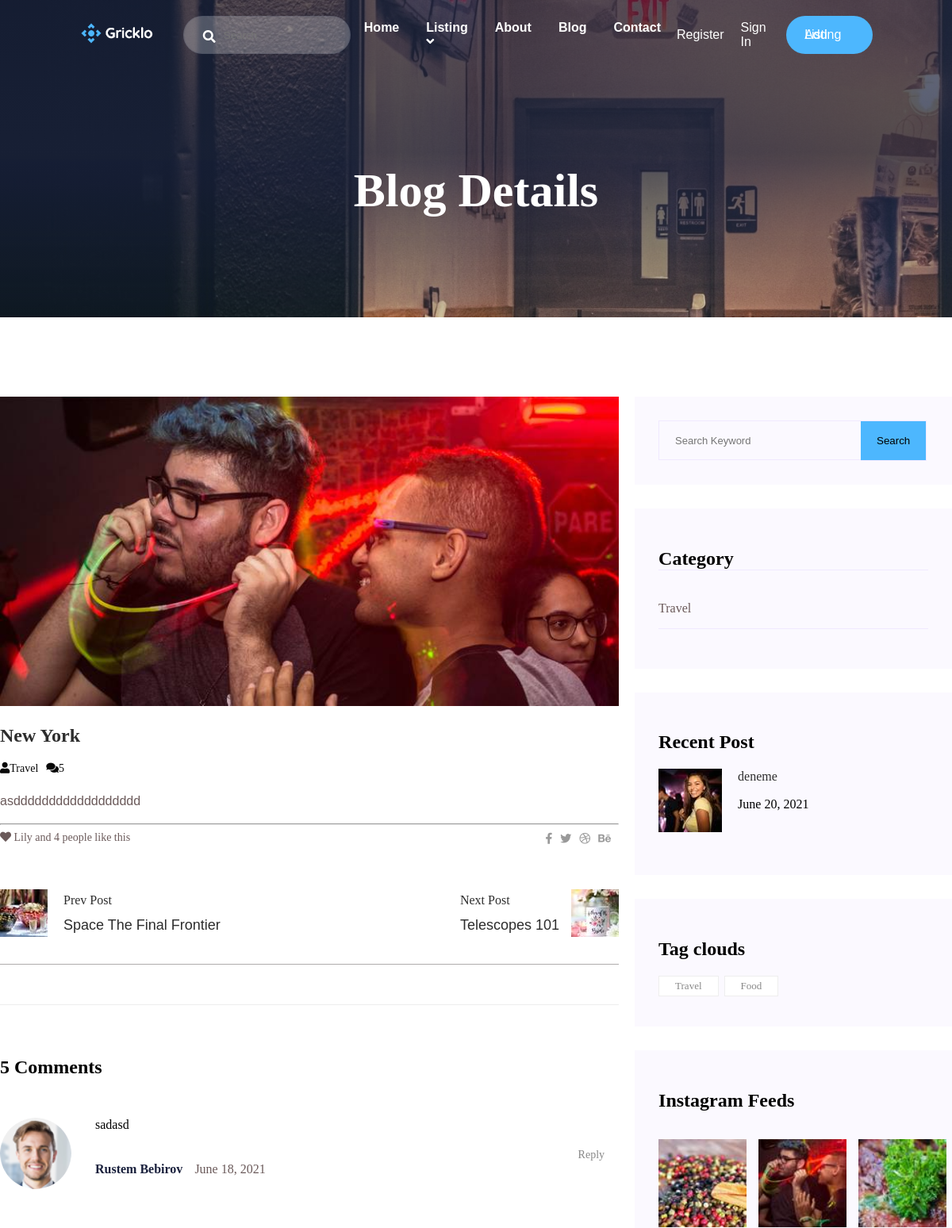
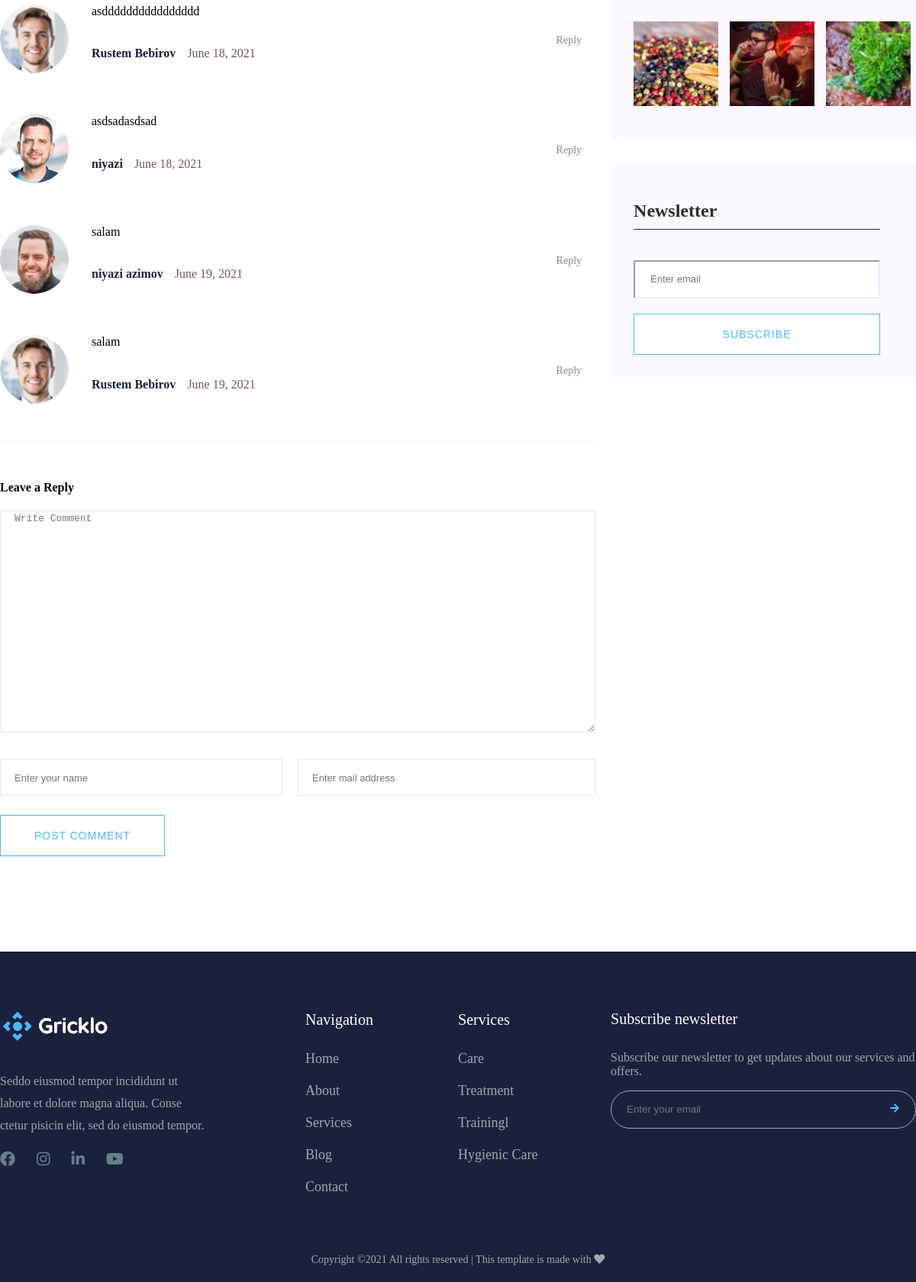
Page /blogdetails/1 on the committed database (2 pictures, top to bottom).
### gricklo/models.py (models this page shows, shortened)
class Blog(db.Model):
    __tablename__ = "blog"
    id = db.Column(db.Integer, primary_key=True)
    title = db.Column(db.String(50),nullable=False)
    short_description = db.Column(db.String(50),nullable=False)
    description = db.Column(db.Text, nullable=False)
    blog_posted = db.Column(db.DateTime, default=datetime.utcnow)
    image = db.Column(db.String(20), default = "default.png")
    category = db.Column(db.Integer, db.ForeignKey('blogcategory.id'), nullable=False)
    tag = db.relationship('Tag', secondary='blogs_tags', backref=db.backref('blogs', lazy='dynamic'))
    comment = db.relationship('Comment',backref='users',lazy=True, cascade="all,delete")

class Comment(db.Model, UserMixin):
    __tablename__ = "comment"
    id = db.Column(db.Integer, primary_key=True)
    author = db.Column(db.Integer,db.ForeignKey("user.id"),nullable=False)
    email = db.Column(db.String(50),nullable=False)
    comment = db.Column(db.Text,nullable=False)
    comment_posted=db.Column(db.DateTime,default=datetime.utcnow)
    blogs = db.Column(db.Integer,db.ForeignKey("blog.id"),nullable=False)
    reply = db.relationship('Comment_reply',backref='comment_reply',lazy=True, cascade="all,delete")
    author_image=db.Column(db.String(20), default = "author.png")

class BlogCategory(db.Model):
    __tablename__ = "blogcategory"
    id = db.Column(db.Integer, primary_key = True)
    title = db.Column(db.String(50),nullable = False)
    blog =db.relationship('Blog', backref='categories',lazy=True)

class UserPost(db.Model, UserMixin):
    __tablename__ = "userpost"
    id = db.Column(db.Integer, primary_key=True)
    title = db.Column(db.String(50),nullable=False)
    short_description = db.Column(db.String(50),nullable=False)
    blog_posted = db.Column(db.DateTime, default=datetime.utcnow)
    content = db.Column(db.String(50),nullable=False)
    image = db.Column(db.String(20), default = "post.png")
    user =db.Column(db.Integer, db.ForeignKey("user.id"),nullable=False)

class Tag(db.Model):
    __tablename__ = "tag"
    id = db.Column(db.Integer, primary_key=True)
    title = db.Column(db.String(20),nullable=False)

### gricklo/controlers.py (the view, shortened to what this page needs)
@app.route("/blogdetails/<int:id>", methods=["GET","POST"])
def blogdetails(id):
    tags= Tag.query.all()
    categories=BlogCategory.query.all()
    posts = UserPost.query.all()
    blog=Blog.query.get_or_404(id)
    comments = Comment.query.filter_by(blogs=id)
    comment_count = Comment.query.filter(Comment.blogs == blog.id).count()
    return render_template("blogdetails.html" , blog= blog, categories=categories, posts=posts,comments = comments,comment_count=comment_count, tags=tags )

### gricklo/controlers.py (called while the page is built)
@app.template_filter("datetimeformat")
def datetimeformat(value, format='%B'):
    return value.strftime(format)

### gricklo/templates/blogdetails.html (shortened to what this page needs)
<!DOCTYPE html>
<html lang="en">
<head>
    <link rel="stylesheet" href="{{ url_for('static', filename='css/blogdetails.css') }}">
</head>
<body>
    {% extends "layout.html"%}
    {% block content%}
    <main>
        <div class="bg-blog d-flex align-items-center justify-content hero-overly">
            <div class="blog-text ">
                <h2>Blog Details</h2>
            </div>
        </div>
        <section class="blog-area section-padding">
            <div class="container">
                <div class="row">
                    <div class="col-8">
                        <div class="blog-left-sidebar">
                            <div class="blog-item">
                                <div class="blog-item-img ">
                                    <img src="/static/uploads/{{blog.image}}" alt="">
                                </div>
                                <div class="blog-details">
                                    <a href="">
                                        <h2 class="blog-head" style="color: #2d2d2d;">{{blog.title}}</h2>
                                    </a>
                                    <ul class="blog-info-link">
                                        <li><a href="#"><i class="fa fa-user"></i>{{blog.category}}</a></li>
                                        <li><a href="#"><i class="fa fa-comments"></i>{{comment_count}}</a></li>
                                    </ul>
                                    <p class="comment-text">{{blog.description}}</p>
                                    <hr>
                                </div>
                            </div>
                            <div class="blog-info">
                                <p>
                                    <span><i class="fa fa-heart"></i></span>
                                    <span>Lily and 4 people like this
                                    </span>
                                </p>
                                <ul class="social-icons">
                                    <li><a href=""><i class="fab fa-facebook-f"></i></a></li>
                                    <li>
                                        <a href=""><i class="fab fa-twitter"></i></a>
                                    </li>
                                    <li>
                                        <a href=""><i class="fab fa-dribbble"></i></a>
                                    </li>
                                    <li>
                                        <a href=""><i class="fab fa-behance"></i></a>
                                    </li>
                                </ul>
                            </div>
                            <div class="navigation-area">
                                <div class="row">
                                    <div class="col-6 d-flex">
                                        <div class="prev-post">
                                            <a href="">
                                                <img src="/static/img/preview.jpg" alt="preview">
                                            </a>
                                        </div>
                                        <div class="prev-post-text">
                                            <span>Prev Post</span>
                                            <a href="">Space The Final Frontier</a>
                                        </div>
                                    </div>
                                    <div class="col-6 d-flex row-reverse">
                                        <div class="prev-post">
                                            <a href="">
                                                <img src="/static/img/next.jpg" alt="preview">
                                            </a>
                                        </div>
                                        <div class="prev-post-text mr-15">
                                            <span>Next Post</span>
                                            <a href="">Telescopes 101</a>
                                        </div>
                                    </div>
                                </div>
                            </div>
                            <div class="comment-area">
                                <h2>{{comment_count}} Comments</h2>
                                {% for comment in comments%}
                                <div class="media mt-50">
                                    <img src="/static/uploads/{{comment.author_image}}" alt="">
                                </div>
                                <p>{{comment.comment}}</p>
                                <div class="media-body">
                                    <div class="author-info">
                                        <h4 class="mr-15"><a href="">{{comment.author}}
                                    </a></h4>
                                        <span>{{comment.comment_posted|datetimeformat("%B %d, %Y ")}}
                                    </span>
                                    </div>
                                    <div class="reply-btn">
                                        <span><a href="">Reply</a></span>
                                    </div>
                                </div>
                                {% endfor %}
                            </div>
                            <div class="reply-form mt-50">
                                <h4>Leave a Reply</h4>
                                <form action="" class="form-contact" method="POST">
                                    <div class="col-12">
                                        <div class="form-group mb-35">
                                            <textarea class="form-control w-100"  id="message" cols="30" rows="19" placeholder="Write Comment" name="comment"></textarea>
                                        </div>
                                    </div>
                                    <div class="row mb-15">
                                        {% if current_user.is_authenticated %}
                                        {% else %}
                                        <div class="col-6">
                                            <div class="form-group mr-20">
                                                <input type="text" placeholder="Enter your name" class="form-control" name="author">
                                            </div>
                                        </div>
                                        <div class="col-6">
                                            <div class="form-group">
                                                <input type="email" placeholder="Enter mail address" class="form-control" name="email">
                                            </div>
                                        </div>
                                        {% endif %}
                                    </div>
                                    <div class="form-group mt-25 mb-35">
                                        <button type="submit" class="boxed-btn">POST COMMENT</button>
                                    </div>
                                </form>
                            </div>
                        </div>
                    </div>
                    <div class="col-4 ml-20">
                        <div class="blog-right-sidebar">
                            <div class="search-widget">
                                <form action="#">
                                    <div class="input-group d-flex">
                                        <input type="text" class="form-control" placeholder="Search Keyword">
                                        <div class="input-btn">
                                            <button class="boxed-btn2 d-flex" type="button">Search</button>
                                        </div>
                                    </div>
                                </form>
                            </div>
                            <div class="side-category">
                                <h2 class="mb-35">Category</h2>
                                <ul>
                                    {% for category in categories %}
                                    <li><a href="">{{category.title}}</a></li>
                                    {% endfor %}
                                </ul>
                            </div>
                            <div class="side-post">
                                <h2>Recent Post</h2>
                                {% for post in posts %}
                                <div class="side-post-body">
                                    <div class="side-post-img">
                                        <img src="/static/uploads/{{post.image}}" alt="post_1">
                                    </div>
                                    <div class="side-post-text">
                                        <a href="{{url_for('blog')}}">{{post.title}}</a>
                                        <p>{{post.blog_posted|datetimeformat("%B %d, %Y ")}}</p>
                                    </div>
                                </div>
                                {% endfor %}
                            </div>
                            <div class="tag-clouds">
                                <h2>Tag clouds</h2>
                                <div class="tag-clouds-body">
                                    <ul>
                                        {% for tag in tags%}
                                        <li><a href="" class="tag-clouds-link ">{{tag.title}}</a> </li>
                                        {% endfor %}
                                    </ul>
                                </div>
                            </div>
                            <div class="instagram-feeds ">
                                <h2>Instagram Feeds</h2>
                                <div class="instagram-feeds-img d-flex">
                                    <div class="instagram-img">
                                        <img src="/static/img/post_5.jpg" alt="">
                                    </div>
                                    <div class="instagram-img">
                                        <img src="/static/img/post_6.jpg" alt="">
                                    </div>
                                    <div class="instagram-img">
                                        <img src="/static/img/post_7.jpg" alt="">
                                    </div>
                                </div>
                                <div class="instagram-feeds-img d-flex">
                                    <div class="instagram-img">
                                        <img src="/static/img/post_5.jpg" alt="">
                                    </div>
                                    <div class="instagram-img">
                                        <img src="/static/img/post_6.jpg" alt="">
                                    </div>
                                    <div class="instagram-img">
                                        <img src="/static/img/post_7.jpg" alt="">
                                    </div>
                                </div>
                            </div>
                            <div class="News-subscribe">
                                <h2>Newsletter</h2>
                                <div class="News-subscribe-input">
                                    <form action="">
                                        <input type="email" placeholder="Enter email">
                                        <button type="submit">Subscribe</button>
                                    </form>
                                </div>
                            </div>
                        </div>
                    </div>
                </div>
            </div>
            </div>
    {% endblock%}

### gricklo/static/css/style.css (style rules this page uses)
* { box-sizing: border-box; }
body { margin: 0; padding: 0; }
a { text-decoration: none; }
ul { list-style: none; margin: 0; padding: 0; }
img { width: 100%; height: 100%; }
.hero-overly { position: relative; z-index: 0; }
.hero-overly::before { position: absolute; content: ""; width: 100%; height: 100%; left: 0; top: 0; bottom: 0; right: 0; z-index: -1; background-repeat: no-repeat; background: linear-gradient(to bottom, rgba(26, 32, 61, 0.65) 0%, rgba(27, 34, 60, 0.75) 48%, rgba(27, 34, 60, 0.73) 50%, rgba(25, 32, 61, 0.72) 51%, rgba(26, 32, 62, 0.63) 59%, rgba(25, 32, 61, 0.57) 64%, rgba(26, 32, 62, 0.48) 72%, rgba(27, 34, 60, 0.46) 74%, rgba(25, 32, 62, 0.45) 75%, rgba(27, 34, 61, 0.43) 77%, rgba(25, 32, 60, 0.42) 78%, rgba(28, 34, 61, 0.35) 84%, rgba(25, 31, 60, 0.34) 85%, rgba(24, 31, 59, 0.3) 88%, rgba(26, 33, 59, 0.29) 89%, rgba(27, 35, 62, 0.28) 90%, rgba(27, 31, 59, 0.27) 91%, rgba(26, 34, 59, 0.26) 92%, rgba(27, 31, 63, 0.25) 93%, rgba(28, 32, 60, 0.24) 94%, rgba(25, 34, 59, 0.23) 95%, rgba(25, 31, 61, 0.21) 96%, rgba(27, 32, 58, 0.2) 97%, rgba(24, 36, 59, 0.18) 98%, rgba(26, 32, 57, 0.16) 99%, rgba(27, 34, 60, 0.15) 100%); }
.ml-20 { margin-left: 20px; }
.w-100 { width: 100% !important; }
.mr-20 { margin-right: 20px; }
.mb-15 { margin-bottom: 15px; }
.mr-15 { margin-right: 15px; }
.mt-25 { margin-top: 25px; }
.mb-35 { margin-bottom: 35px; }
.d-flex { display: flex; }
.align-items-center { align-items: center; }
.justify-content { justify-content: center; }

### gricklo/static/css/grid.css (style rules this page uses)
.container { max-width: 1320px; width: 100%; margin: 0 auto; }
.row { display: flex; }
.col-4 { width: 33.33%; }
.col-6 { width: 50%; }
.col-8 { width: 66.66%; }
.col-12 { width: 100%; }

### rows in the picture
Blog: image (picture), title "New York", category "Travel", description "asdddddddddddddddddd"
Comment: author_image (picture), comment "sadasd", author "Rustem Bebirov", comment_posted "June 18, 2021"
Comment: author_image (picture), comment "asdddddddddddddddd", author "Rustem Bebirov", comment_posted "June 18, 2021"
Comment: author_image (picture), comment "asdsadasdsad", author "niyazi", comment_posted "June 18, 2021"
Comment: author_image (picture), comment "salam", author "niyazi azimov", comment_posted "June 19, 2021"
Comment: author_image (picture), comment "salam", author "Rustem Bebirov", comment_posted "June 19, 2021"
BlogCategory: title "Travel"
UserPost: image (picture), title "deneme", blog_posted "June 20, 2021"
Tag: title "Travel"
Tag: title "Food"

### other values in the picture
{{ comment_count }} "5"
